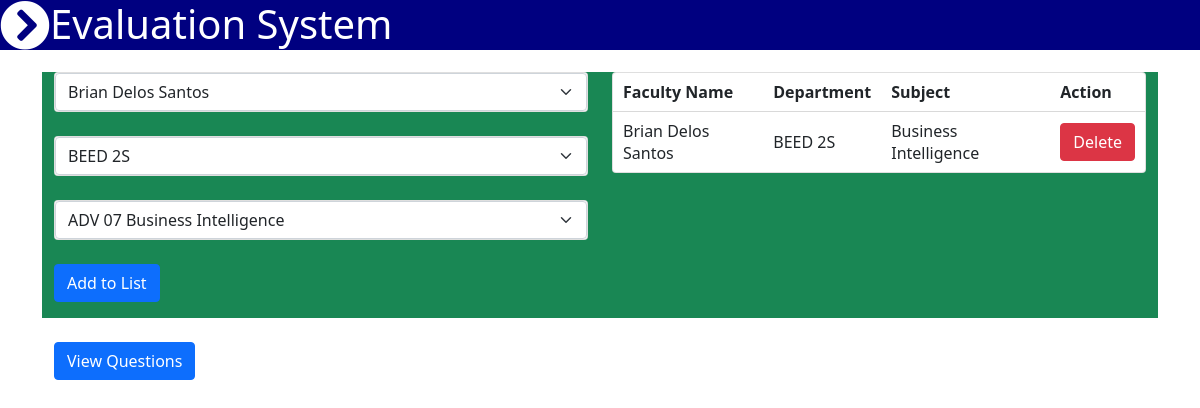
Page /eval-instructor.php (signed in) on the committed database.
### tables this page shows
CREATE TABLE `evaluation` (
  `evaluationid` int(30) NOT NULL,
  `departmentid` int(30) NOT NULL,
  `subjectid` int(30) NOT NULL,
  `facultyid` int(30) NOT NULL
);

CREATE TABLE `faculties` (
  `id` int(30) NOT NULL,
  `fno` varchar(255) NOT NULL,
  `username` varchar(255) NOT NULL,
  `fname` varchar(255) NOT NULL,
  `lname` varchar(255) NOT NULL,
  `usertype` varchar(30) NOT NULL,
  `password` varchar(255) NOT NULL,
  `view` varchar(30) NOT NULL
);

CREATE TABLE `department` (
  `id` int(30) NOT NULL,
  `course` varchar(30) NOT NULL,
  `year` int(30) NOT NULL,
  `section` varchar(30) NOT NULL
);

CREATE TABLE `subject` (
  `id` int(30) NOT NULL,
  `code` varchar(30) NOT NULL,
  `description` varchar(255) NOT NULL
);

### eval-instructor.php (the view, shortened to what this page needs)
<?php include_once'navbar.php';
?>
<body>
    <div class="container m-auto py-5">
        <div class="row m-auto">
            <div class="col bg-success">
                <form action="restriction.php" method="post">
                <div class="card">
                    <select class="form-select" name="faculty" id="">
                        <?php include_once'koneksyon.php';
                            $qry = "SELECT * FROM faculties";
                            $f = mysqli_query($koneksyon, $qry);
                            while ($row = mysqli_fetch_array($f)){
                        ?>
                        <option value="<?php echo $row['id']; ?>" selected><?php echo $row['fname']." ".$row['lname']; ?></option>
                        <?php } ?>
                    </select>
                </div><br>
                <div class="card">
                    <select class="form-select" name="department" id="">
                        <?php
                            $qry = "SELECT * FROM department";
                            $d = mysqli_query($koneksyon, $qry);
                            while ($row = mysqli_fetch_array($d)){
                        ?>
                        <option value="<?php echo $row['id']; ?>" selected><?php echo $row['course']." ".$row['year']."".$row['section']; ?></option>
                        <?php } ?>
                    </select>
                </div><br>
                <div class="card">
                    <select class="form-select" name="subject" id="">
                        <?php
                            $qry = "SELECT * FROM subject";
                            $s = mysqli_query($koneksyon, $qry);
                            while ($row = mysqli_fetch_array($s)){
                        ?>
                        <option value="<?php echo $row['id']; ?>" selected><?php echo $row['code']." ".$row['description']; ?></option>
                        <?php } ?>
                    </select>
                </div><br>
                <button type="submit" class="btn btn-primary">Add to List</button>
                </form>
            </div>
            <div class="col bg-success">
                <div class="card">
                    <table class="display" id="myTable" width="100%" cellspacing="0">
                        <tr>
                            <th>Faculty Name</th>
                            <th>Department</th>
                            <th>Subject</th>
                            <th>Action</th>
                        </tr>
                    <?php
                           $result = mysqli_query($koneksyon, "SELECT fname, lname, course, year, section, description, evaluationid FROM faculties INNER JOIN evaluation ON faculties.id = evaluation.facultyid INNER JOIN department ON department.id = evaluation.departmentid INNER JOIN subject ON subject.id = evaluation.subjectid");
                           while($row = mysqli_fetch_array($result)){
                               echo "<tr>";
                               echo "<td>".$row['fname']." ".$row['lname']."</td>";
                               echo "<td>".$row['course']." ".$row['year']."".$row['section']."</td>";
                               echo "<td>".$row['description']."</td>";
                               echo "<td><a href='delete-eval-ins.php?id=".$row['evaluationid']."' type='button' class='btn btn-danger'>Delete</a></td>";
                               echo "</tr>";
                           }
                        ?>
                        </table>
                </div>
            </div>
            <div class="form-group"><br>
                <a type="button" class="btn btn-primary" href="question-list.php">View Questions</a>
            </div>
        </div>
    </div>
</body>

### rows in the picture
evaluation: facultyid.fname "Brian", facultyid.lname "Delos Santos", departmentid.course "BEED", departmentid.year "2", departmentid.section "S", subjectid.description "Business Intelligence"

### other values in the picture
form field faculty "Brian Delos Santos"
form field department "BEED 2S"
form field subject "ADV 07 Business Intelligence"
